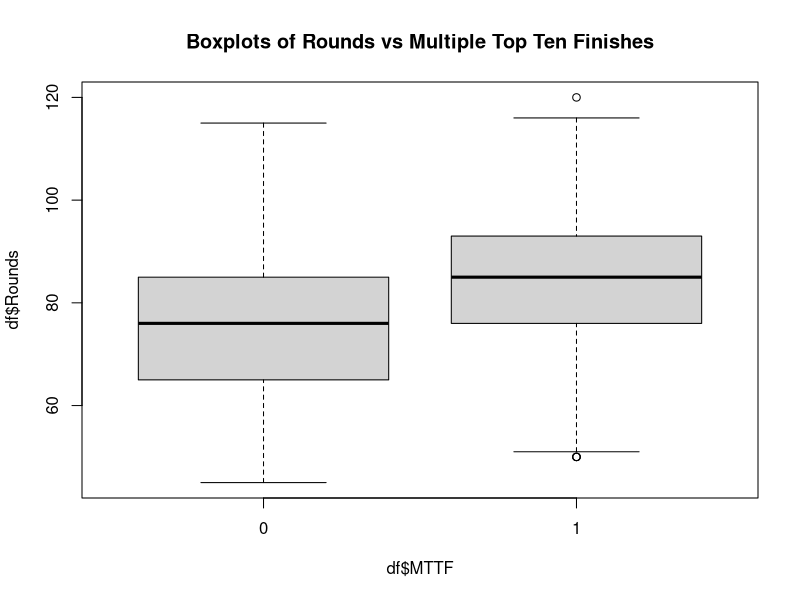
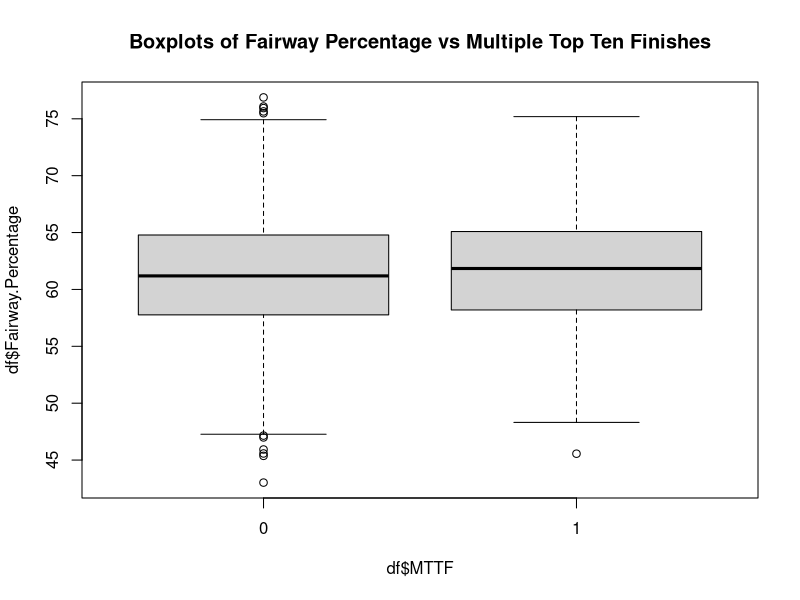
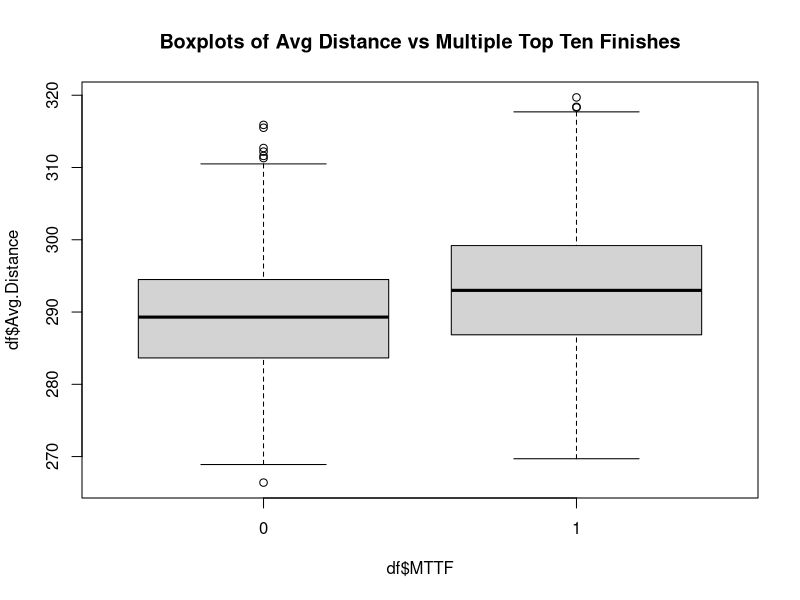
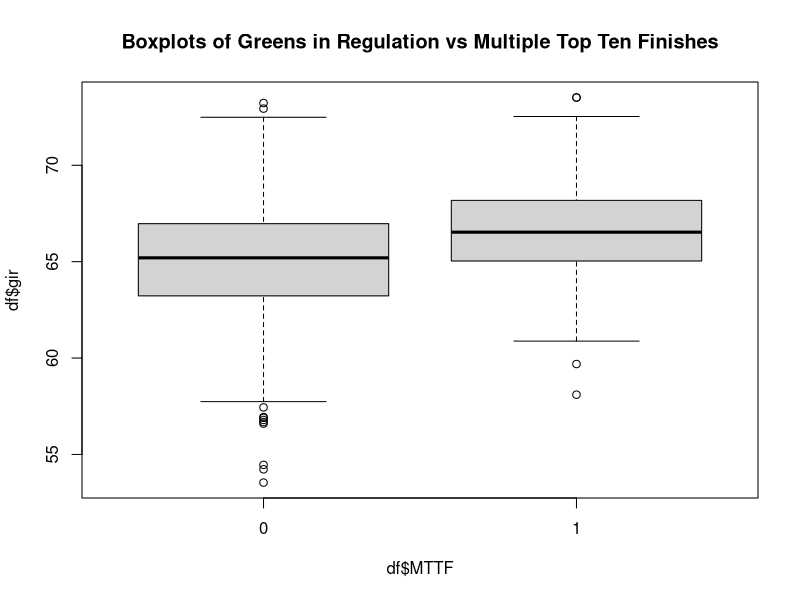
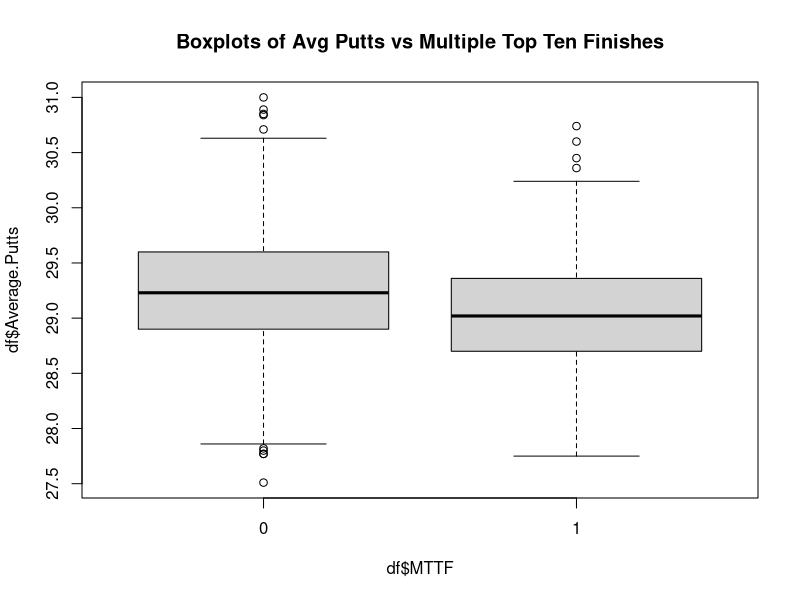
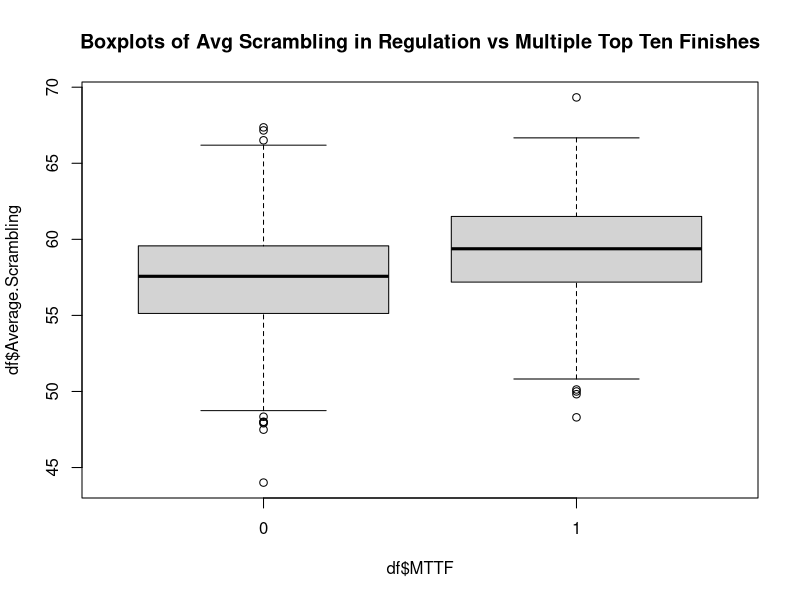
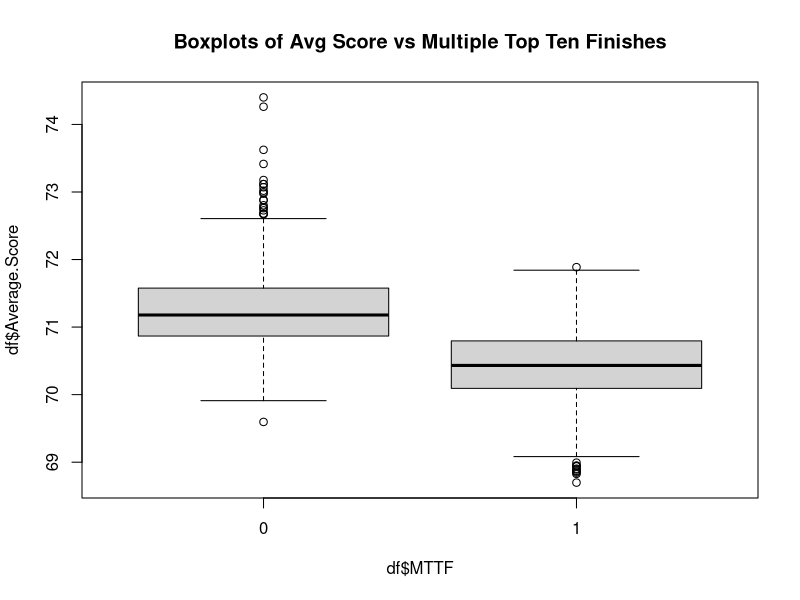
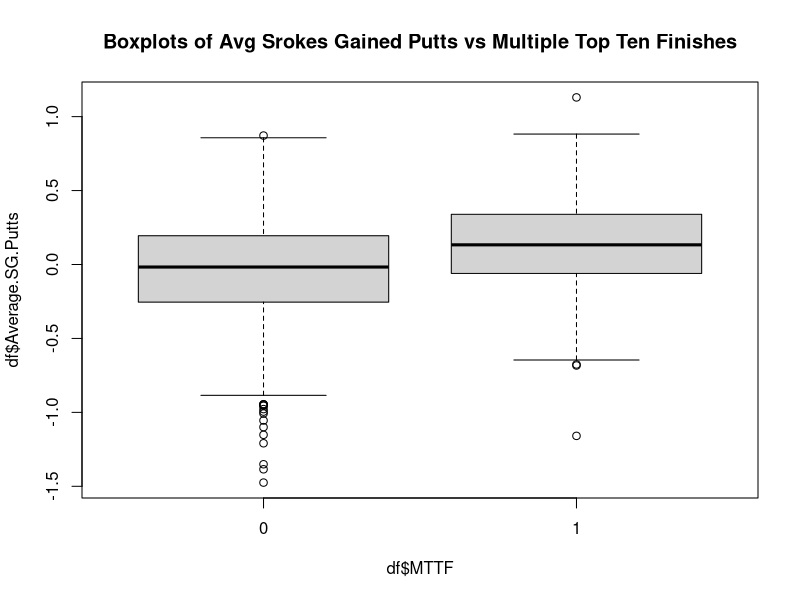

Write the R code that produced these figures, in order.
####### Project 2 PGA Tour Analysis #######
data = read.csv('pgaTourData.csv')
data = as.data.frame(data)

# The bottom half of the data set contains many empty observations 
df = data[-c(1679:2312),]

#Create multiple top ten binary variable
df$MTTF <- ifelse(df$Top.10 >=3 , 1,0)

#For the NA observations in the column adjust them to 0
df$MTTF[is.na(df$MTTF)] <- 0

boxplot(df$Rounds~df$MTTF, main = "Boxplots of Rounds vs Multiple Top Ten Finishes")
boxplot(df$Fairway.Percentage~df$MTTF, main = "Boxplots of Fairway Percentage vs Multiple Top Ten Finishes")
boxplot(df$Avg.Distance~df$MTTF, main = "Boxplots of Avg Distance vs Multiple Top Ten Finishes")
boxplot(df$gir~df$MTTF, main = "Boxplots of Greens in Regulation vs Multiple Top Ten Finishes")
boxplot(df$Average.Putts~df$MTTF, main = "Boxplots of Avg Putts vs Multiple Top Ten Finishes")
boxplot(df$Average.Scrambling~df$MTTF, main = "Boxplots of Avg Scrambling in Regulation vs Multiple Top Ten Finishes")
boxplot(df$Average.Score~df$MTTF, main = "Boxplots of Avg Score vs Multiple Top Ten Finishes")
boxplot(df$Average.SG.Putts~df$MTTF, main = "Boxplots of Avg Srokes Gained Putts vs Multiple Top Ten Finishes")
boxplot(df$Average.SG.Total~df$MTTF, main = "Boxplots of Avg Srokes Gained Total vs Multiple Top Ten Finishes")
boxplot(df$SG.OTT~df$MTTF, main = "Boxplots of Avg Srokes Gained off the tee vs Multiple Top Ten Finishes")
boxplot(df$SG.APR~df$MTTF, main = "Boxplots of Avg Srokes Gained Approaching the green vs Multiple Top Ten Finishes")
boxplot(df$SG.ARG~df$MTTF, main = "Boxplots of Avg Srokes Gained around the green vs Multiple Top Ten Finishes")
boxplot(df$Money~df$MTTF, main = "Boxplots of Purse vs Multiple Top Ten Finishes")
